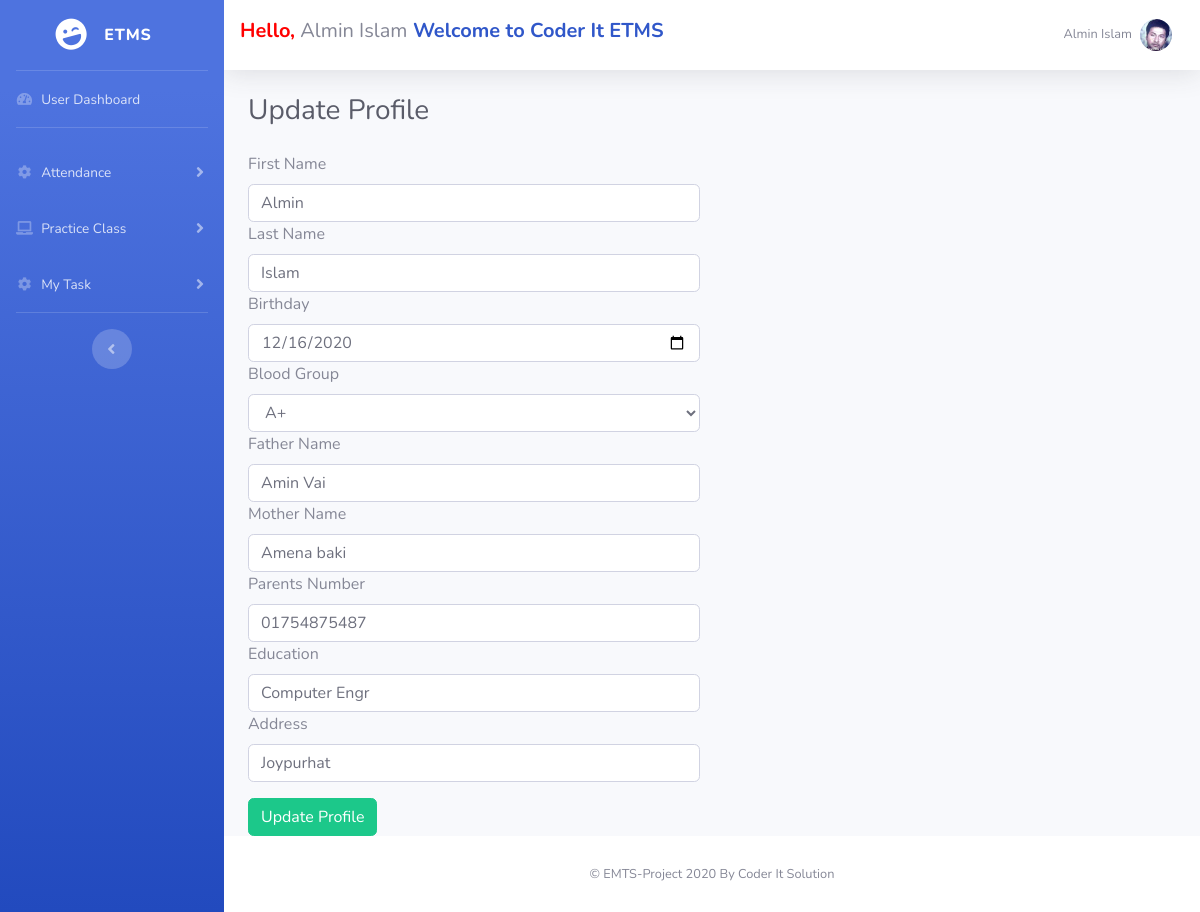
Screenshot of /updateProfile.php (signed in) with the database file from the repository.
### tables this page shows
CREATE TABLE `em_user` (
  `u_id` int(255) NOT NULL,
  `first_name` varchar(255) NOT NULL,
  `last_name` varchar(255) NOT NULL,
  `email` varchar(255) NOT NULL,
  `mobile` varchar(255) NOT NULL,
  `birthday` varchar(255) NOT NULL,
  `blood_group` varchar(255) NOT NULL,
  `father_name` varchar(255) NOT NULL,
  `mother_name` varchar(255) NOT NULL,
  `parents_number` varchar(255) NOT NULL,
  `education` varchar(255) NOT NULL,
  `address` text NOT NULL,
  `password` varchar(255) NOT NULL,
  `register_time` datetime NOT NULL,
  `email_verify` varchar(100) NOT NULL,
  `email_verify_code` varchar(255) NOT NULL,
  `mobile_verify` varchar(100) NOT NULL DEFAULT '0',
  `mobile_verify_code` int(255) NOT NULL,
  `photo` varchar(255) NOT NULL,
  `reset_code` int(11) DEFAULT NULL
);

### function.php (called while the page is built, shortened)
<?php
	require_once("config.php");
	function em_user($id,$col){
	 	global $pdo;
		$stm=$pdo->prepare("SELECT $col FROM em_user WHERE u_id=?");
		$stm->execute(array($id));
	 	$result=$stm->fetchAll(PDO::FETCH_ASSOC);
	 	return $result[0]["$col"];
	}
 ?>

### updateProfile.php (the view, shortened to what this page needs)
<?php
	require_once('header.php');
	$user_id= $_SESSION['em_user'][0]['u_id'];
 ?>
    <h1 class="h3 mb-4 text-gray-800 d-inline-block ">Update Profile</h1>
    <div class="row">
    	<div class="col-md-6">
    		<div class="ptofileDetails">
    			<form action="" method="POST">
    				<div class="from-group">
    					<label for="first_name">First Name</label>
    					<input type="text" class="form-control" value="<?php echo em_user($user_id,'first_name'); ?>" name="first_name" id="first_name">
    				</div>
    				<div class="from-group">
    					<label for="last_name">Last Name</label>
    					<input type="text" class="form-control" value="<?php echo em_user($user_id,'last_name'); ?>" name="last_name" id="last_name">
    				</div>
    				<div class="from-group">
    					<label for="birthday">Birthday</label>
    					<input type="date" class="form-control" value="<?php echo em_user($user_id,'birthday'); ?>"  name="birthday" id="birthday">
    				</div>
    				<div class="from-group">
    					<label for="first_name">Blood Group</label>
    							<select name="blood" id="blood" class="form-control">
                                    <option value="A+">A+</option>
                                </select>
    				</div>
    				<div class="from-group">
    					<label for="father_name">Father Name</label>
    					<input type="text" class="form-control" value="<?php echo em_user($user_id,'father_name'); ?>" name="father_name" id="father_name">
    				</div>
    				<div class="from-group">
    					<label for="mother_name">Mother Name</label>
    					<input type="text" class="form-control" value="<?php echo em_user($user_id,'mother_name'); ?>" name="mother_name" id="mother_name">
    				</div>
    				<div class="from-group">
    					<label for="parents_number">Parents Number</label>
    					<input type="text" class="form-control" value="<?php echo em_user($user_id,'parents_number'); ?>" name="parents_number" id="parents_number">
    				</div>
    				<div class="from-group">
    					<label for="education">Education</label>
    					<input type="text" class="form-control" value="<?php echo em_user($user_id,'education'); ?>" name="education" id="education">
    				</div>
    				<div class="from-group">
    					<label for="address">Address</label>
    					<input type="text" class="form-control" value="<?php echo em_user($user_id,'address'); ?>" name="address" id="address">
    				</div>
    				<div class="from-group mt-3">
    					<input type="submit" name="update_profile" class="btn btn-success" value="Update Profile">
    				</div>
    			</form>
    		</div>
    	</div>
    </div>
<?php require_once('footer.php'); ?>

### header.php (shortened to what this page needs)
<?php
	require_once('config.php');
	require_once('function.php');
    $user_id = $_SESSION['em_user'][0]['u_id'];
 ?>
<!DOCTYPE html>
<html lang="en">
<head>
    <link rel="stylesheet" href="admin/assets/bundles/summernote/summernote-bs4.css">
    <link href="assets/vendor/datatables/dataTables.bootstrap4.min.css" rel="stylesheet">
    <link href="assets/vendor/fontawesome-free/css/all.min.css" rel="stylesheet" type="text/css">
    <link href="assets/css/sb-admin-2.min.css" rel="stylesheet">
    <link href="https://cdnjs.cloudflare.com/ajax/libs/jquery-ui-timepicker-addon/1.6.3/jquery-ui-timepicker-addon.min.css" rel="stylesheet">
    <link rel="stylesheet" href="//code.jquery.com/ui/1.12.1/themes/base/jquery-ui.css">
   <link href="assets/css/user.css" rel="stylesheet">
</head>
<body id="page-top">
    <div id="wrapper">
        <ul class="navbar-nav bg-gradient-primary sidebar sidebar-dark accordion" id="accordionSidebar">
            <a class="sidebar-brand d-flex align-items-center justify-content-center" href="index.php">
                <div class="sidebar-brand-icon rotate-n-15">
                    <i class="fas fa-laugh-wink"></i>
                </div>
                <div class="sidebar-brand-text mx-3">ETMS</div>
            </a>
            <hr class="sidebar-divider my-0">
            <li class="nav-item">
                <a class="nav-link" href="index.php">
                    <i class="fas fa-fw fa-tachometer-alt"></i>
                    <span>User Dashboard</span></a>
            </li>
            <hr class="sidebar-divider">
            <li class="nav-item">
                <a class="nav-link collapsed" href="#" data-toggle="collapse" data-target="#collapseTwo"
                    aria-expanded="true" aria-controls="collapseTwo">
                    <i class="fas fa-fw fa-cog"></i>
                    <span>Attendance</span>
                </a>
            </li>
            <li class="nav-item">
                <a class="nav-link collapsed" href="#" data-toggle="collapse" data-target="#collapseFour"
                    aria-expanded="true" aria-controls="collapseFour">
                    <i class="fas fa-fw fa-laptop"></i>
                    <span>Practice Class</span>
                </a>
            </li>
            <li class="nav-item">
                <a class="nav-link collapsed" href="#" data-toggle="collapse" data-target="#collapseThree"
                    aria-expanded="true" aria-controls="collapseThree">
                    <i class="fas fa-fw fa-cog"></i>
                    <span>My Task</span>
                </a>
            </li>
            <hr class="sidebar-divider d-none d-md-block">
            <div class="text-center d-none d-md-inline">
                <button class="rounded-circle border-0" id="sidebarToggle"></button>
            </div>
        </ul>
        <div id="content-wrapper" class="d-flex flex-column">
            <div id="content">
                <nav class="navbar navbar-expand navbar-light bg-white topbar mb-4 static-top shadow">
                    <h5><b style="color:red">Hello,</b> <?php echo em_user($user_id,'first_name')." ".em_user($user_id,'last_name'); ?><b style="color:#3057C9"> Welcome to Coder It ETMS</b> </h5>
                    <ul class="navbar-nav ml-auto">
                        <li class="nav-item dropdown no-arrow">
                            <a class="nav-link dropdown-toggle" href="#" id="userDropdown" role="button"
                                data-toggle="dropdown" aria-haspopup="true" aria-expanded="false">
                                <span class="mr-2 d-none d-lg-inline text-gray-600 small">
                                	<?php
                               			echo em_user($_SESSION['em_user'][0]['u_id'],'first_name')." ".em_user($_SESSION['em_user'][0]['u_id'],'last_name');
                                	 ?>
                            	</span>
                                <img class="img-profile rounded-circle"
                                    src="
                                    <?php
                                    	$photo= em_user($_SESSION['em_user'][0]['u_id'],'photo');
                                    	if($photo == null){
                                    		echo "assets/img/undraw_profile.svg";
                                    	}else{
                                    		echo "profilephotos/".$photo;
                                    	}
                                     ?>
                                    ">
                            </a>
                        </li>
                    </ul>
                </nav>
                <div class="container-fluid">

### rows the page displays
em_user: first_name "Almin", last_name "Islam", photo (picture), birthday "12/16/2020", father_name "Amin Vai", mother_name "Amena baki", parents_number "01754875487", education "Computer Engr", address "Joypurhat"
